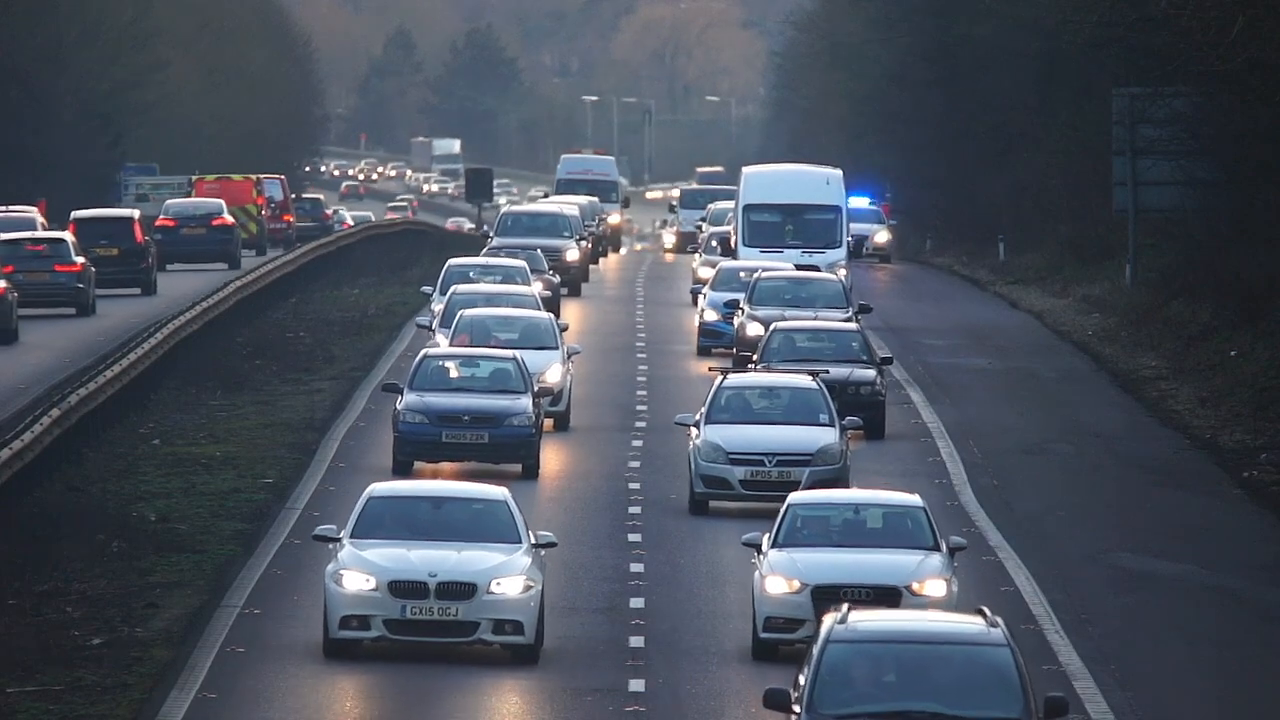
#> input picture frame 13 of data/number_plates.mp4, 1280 x 720 px, given in place of highway.mp4, which was not available
$ jupyter execute --allow-errors tracking.ipynb
#> lines starting #> are read from the running program, lines starting #| are printed output that depends on the picture; pictures that were not available may be replaced by others from this repository, and a replacement may not be noted
[cell 1]
import math
import numpy as np
import cv2

[cell 2]
def custom_top_hat_filter(image, kernel_size):
    if len(image.shape) == 3:
        gray_image = cv2.cvtColor(image, cv2.COLOR_BGR2GRAY)
    else:
        gray_image = image

    kernel = np.ones(kernel_size, np.uint8)
    eroded = cv2.erode(gray_image, kernel, iterations=1)
    top_hat = gray_image - eroded

    return top_hat

[cell 3]
def calculate_center(rect):
    x, y, w, h = rect
    cx = (x + w) // 2
    cy = (y + h) // 2
    return cx, cy

[cell 4]
def update(objects_rect, center_points, id_count):
    objects_bbs_ids = []
    new_center_points = {}

    for rect in objects_rect:
        cx, cy = calculate_center(rect)

        same_object_detected = False

        for id, pt in center_points.items():
            dist = math.hypot(cx - pt[0], cy - pt[1])

            if dist < 25:
                center_points[id] = (cx, cy)
                objects_bbs_ids.append([rect[0], rect[1], rect[2], rect[3], id])
                same_object_detected = True
                break

        if not same_object_detected:
            center_points[id_count] = (cx, cy)
            objects_bbs_ids.append([rect[0], rect[1], rect[2], rect[3], id_count])
            id_count += 1

    for obj_bb_id in objects_bbs_ids:
        _, _, _, _, object_id = obj_bb_id
        center = center_points[object_id]
        new_center_points[object_id] = center

    center_points = new_center_points.copy()

    return objects_bbs_ids, center_points, id_count

[cell 5]
import cv2

# Mở video từ tệp "highway.mp4"
cap = cv2.VideoCapture("highway.mp4")

# Khởi tạo bộ phát hiện đối tượng từ camera ổn định
object_detector = cv2.createBackgroundSubtractorMOG2(history=100, varThreshold=40)

# Khởi tạo danh sách để lưu trữ tâm của các đối tượng đã được theo dõi và biến đếm ID
center_points = {}
id_count = 0

# Bắt đầu vòng lặp chạy qua video
while True:
    # Đọc frame từ video
    ret, frame = cap.read()
#> frame is the input picture: shape (720, 1280, 3); mean B, G, R 94.8, 81.9, 74.5
    if not ret:
        break  # Thoát khỏi vòng lặp nếu hết video

    # Lấy kích thước của frame
    height, width, _ = frame.shape
#> height = 720; width = 1280

    # Cắt ra vùng quan tâm (Region of Interest - ROI)
    roi = frame[340: 720, 500: 800]
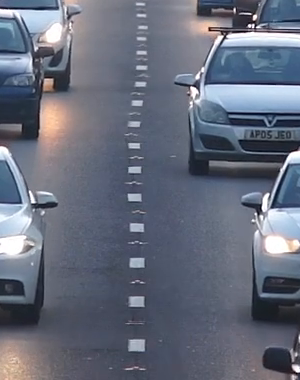
#> roi: shape (380, 300, 3); mean B, G, R 123.2, 107.8, 101.9

    # Bước 1: Phát hiện đối tượng
    mask = object_detector.apply(roi)
#> mask: shape (380, 300); every value is 127
    _, mask = cv2.threshold(mask, 254, 255, cv2.THRESH_BINARY)
#> mask: shape (380, 300); every value is 0
    contours, _ = cv2.findContours(mask, cv2.RETR_TREE, cv2.CHAIN_APPROX_SIMPLE)
#> contours = []
    detections = []
    for cnt in contours:
        # Tính diện tích và loại bỏ các thành phần nhỏ
        area = cv2.contourArea(cnt)
        if area > 100:
            x, y, w, h = cv2.boundingRect(cnt)
            detections.append([x, y, w, h])
#> this loop made 0 passes
#> after the loop, detections = []

    # Bước 2: Theo dõi đối tượng
    boxes_ids, center_points, id_count = update(detections, center_points, id_count)
#> after the loop in update, `for rect in objects_rect:`: center_points = 0 items; id_count = 0; objects_bbs_ids = []
#> after the loop in update, `for obj_bb_id in objects_bbs_ids:`: new_center_points = 0 items
#> boxes_ids = []; center_points = 0 items; id_count = 0

    for box_id in boxes_ids:
        x, y, w, h, id = box_id
        cv2.putText(roi, str(id), (x, y - 15), cv2.FONT_HERSHEY_PLAIN, 2, (255, 0, 0), 2)
        cv2.rectangle(roi, (x, y), (x + w, y + h), (0, 255, 0), 3)

    # Hiển thị vùng quan tâm (ROI), khung hình (frame) và mặt nạ (mask)
    cv2.imshow("roi", roi)
    cv2.imshow("Frame", frame)
    cv2.imshow("Mask", mask)

    key = cv2.waitKey(30)
#> (key Esc is pressed here)
    if key == 27:
        break

# Giải phóng tài nguyên và đóng cửa sổ hiển thị
cap.release()
cv2.destroyAllWindows()

[cell 6]
import cv2

# Tạo ba bộ phân đoạn nền sử dụng ba thuật toán khác nhau
fgbg2 = cv2.createBackgroundSubtractorMOG2()

# Mở video từ tệp tin (thay 'ten_file_video.mp4' bằng đường dẫn đến tệp video của bạn)
cap = cv2.VideoCapture('../../object_tracking/highway.mp4')
out_path = "./images"
frame_number = 0  # Biến đếm số frame

while True:
    ret, frame = cap.read()
    if not ret:
        break

    # Áp dụng mask cho phân đoạn nền
    fgmask2 = fgbg2.apply(frame)
#> fgmask2: shape (720, 1280); every value is 127

    # Lưu frame thành tệp ảnh
    cv2.imwrite(f'{out_path}/frame_{frame_number:04d}.png', frame)
    frame_number += 1

    k = cv2.waitKey(30) & 0xff
#> (key Esc is pressed here)
    if k == 27:
        break

cap.release()

cv2.destroyAllWindows()


$ run again, starting later in the video
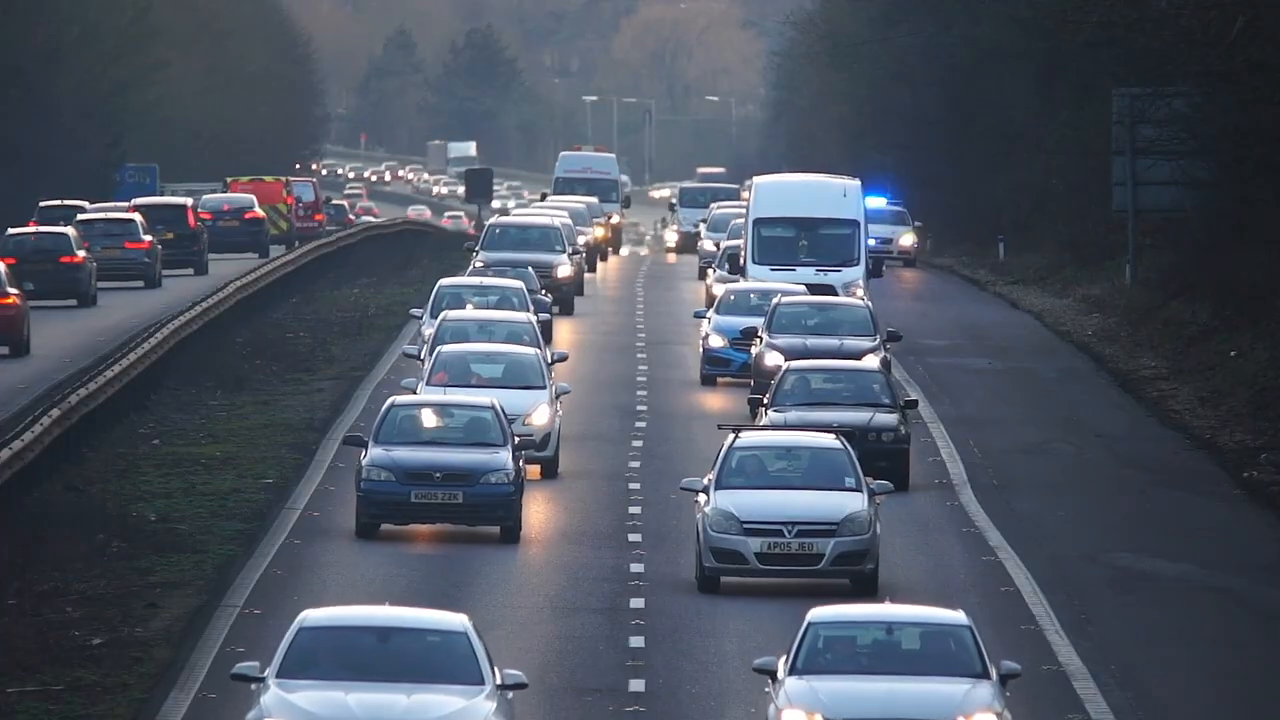
#> input picture frame 61 of data/number_plates.mp4, 1280 x 720 px, given in place of highway.mp4, which was not available
#> frame is the input picture: shape (720, 1280, 3); mean B, G, R 97.9, 84.3, 76.6
#> `roi = frame[340: 720, 500: 800]`:
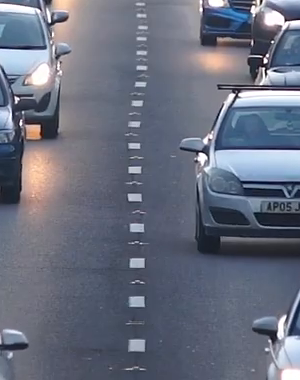
#> roi: shape (380, 300, 3); mean B, G, R 125.7, 109.9, 104.6
#> contours = []
#> after the loop in update, `for rect in objects_rect:`: center_points = 0 items; id_count = 0; objects_bbs_ids = []
#> after the loop in update, `for obj_bb_id in objects_bbs_ids:`: new_center_points = 0 items
#> `boxes_ids, center_points, id_count = update(detections, center_points,..`: boxes_ids = []; center_points = 0 items; id_count = 0
#> fgmask2: shape (720, 1280); every value is 127

$ run again, starting later in the video
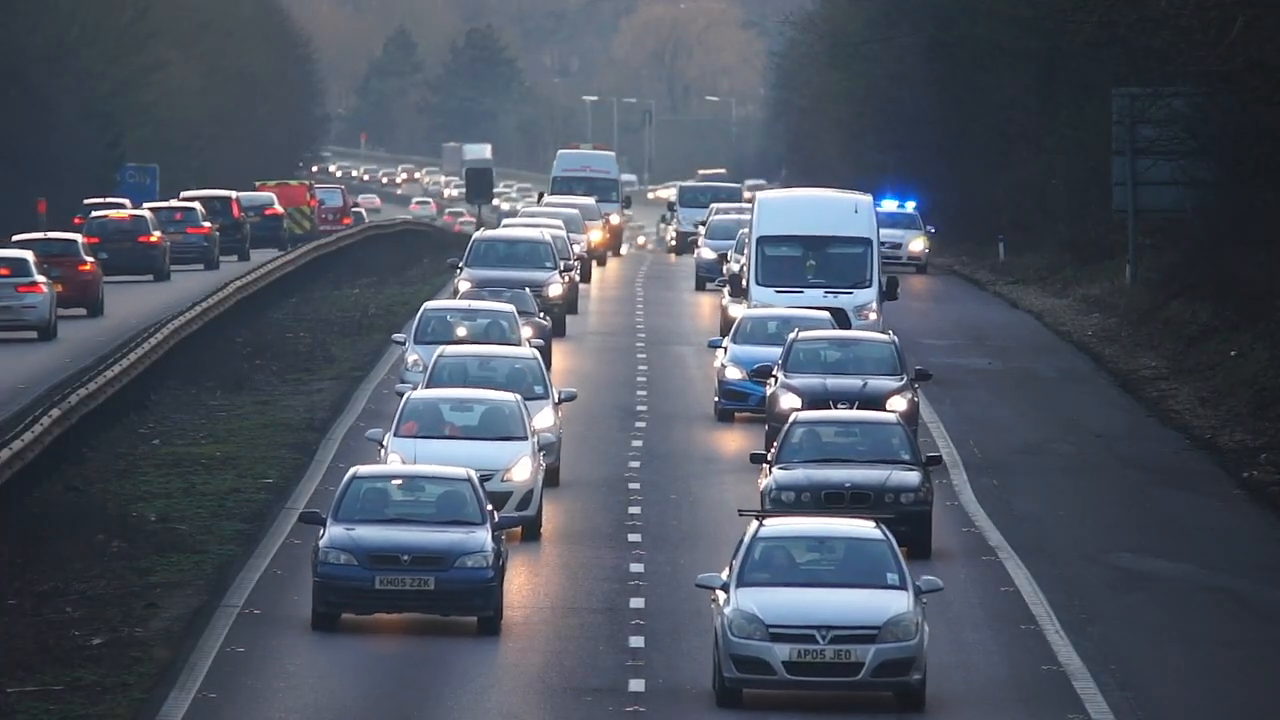
#> input picture frame 109 of data/number_plates.mp4, 1280 x 720 px, given in place of highway.mp4, which was not available
#> frame is the input picture: shape (720, 1280, 3); mean B, G, R 97.1, 84.1, 76.8
#> `roi = frame[340: 720, 500: 800]`:
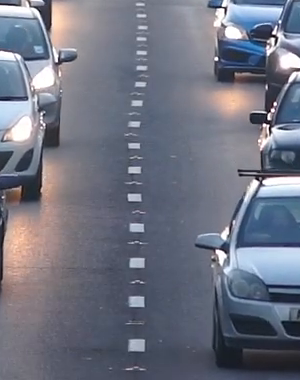
#> roi: shape (380, 300, 3); mean B, G, R 129.1, 114.9, 111.4
#> contours = []
#> after the loop in update, `for rect in objects_rect:`: center_points = 0 items; id_count = 0; objects_bbs_ids = []
#> after the loop in update, `for obj_bb_id in objects_bbs_ids:`: new_center_points = 0 items
#> `boxes_ids, center_points, id_count = update(detections, center_points,..`: boxes_ids = []; center_points = 0 items; id_count = 0
#> fgmask2: shape (720, 1280); every value is 127
